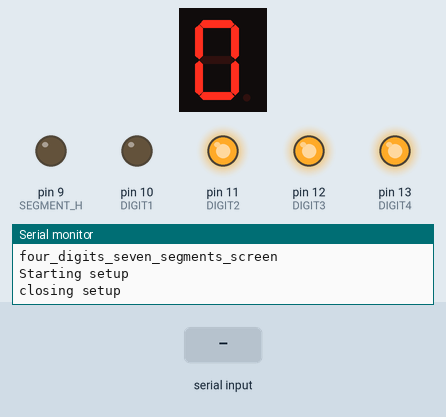
Simulated run of this sketch. Board: Arduino Uno, built with avr-gcc and run on an emulated ATmega328P. Parts: 1-digit seven-segment display, output pins drawn as LEDs (lit = HIGH), the last lines printed to the serial monitor. Wiring (inferred from the names in the program): 1-digit 7-segment display, segments lit when HIGH: segments pin 2, pin 3, pin 4, pin 5, pin 6, pin 7, pin 8. Inputs (shaded band) come from the test bench. The segment pins are drawn as the display they are named for; pins used as bus, display or sensor lines are not drawn.

Above: at 0.1 s.
At 1.2 s:
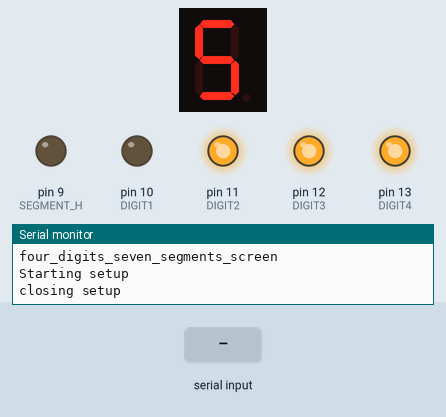
1.3 s: "ON" received over Serial
4.3 s: "OFF" received over Serial
At 6.3 s:
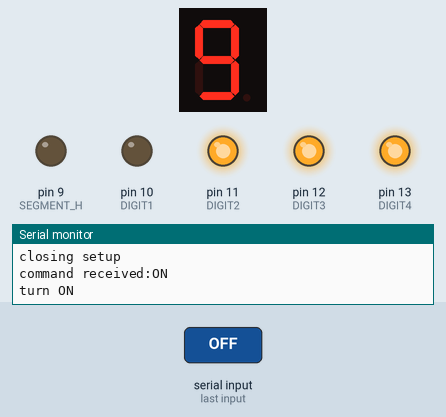
7.3 s: "1" received over Serial
Timing chart, 0 to 10.3 s (numbered marks = the images above; inputs shaded):
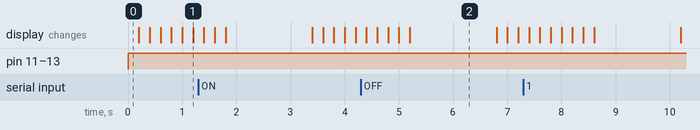

The sketch:

four_digits_seven_segments_screen.ino
```cpp
#define DIGIT1 10
#define DIGIT2 11
#define DIGIT3 12
#define DIGIT4 13
#define SEGMENT_A 2
#define SEGMENT_B 3
#define SEGMENT_C 4
#define SEGMENT_D 5
#define SEGMENT_E 6
#define SEGMENT_F 7
#define SEGMENT_G 8
#define SEGMENT_H 9

#define DELAY 200

/*  _       A
 * |_|    F G B
 * |_|.   E D C H
*/


void setup() {
  Serial.begin(9600);
  Serial.println("four_digits_seven_segments_screen");
  Serial.println("Starting setup");

  pinMode(DIGIT1, OUTPUT);
  pinMode(DIGIT2, OUTPUT);
  pinMode(DIGIT3, OUTPUT);
  pinMode(DIGIT4, OUTPUT);
  pinMode(SEGMENT_A, OUTPUT);
  pinMode(SEGMENT_B, OUTPUT);
  pinMode(SEGMENT_C, OUTPUT);
  pinMode(SEGMENT_D, OUTPUT);
  pinMode(SEGMENT_E, OUTPUT);
  pinMode(SEGMENT_F, OUTPUT);
  pinMode(SEGMENT_G, OUTPUT);
  pinMode(SEGMENT_H, OUTPUT);

  Serial.println("closing setup");
}

int positions[] = {DIGIT1,DIGIT2,DIGIT3,DIGIT4};
int positionsLength = 4;

int digits[10][8] = {
  //A   B    C    D    E    F    G   H
  {HIGH,HIGH,HIGH,HIGH,HIGH,HIGH,LOW ,LOW }, // 0
  {LOW ,HIGH,HIGH,LOW ,LOW ,LOW ,LOW ,LOW }, // 1
  {HIGH,HIGH,LOW ,HIGH,HIGH,LOW ,HIGH, LOW}, // 2
  {HIGH,HIGH,HIGH,HIGH,LOW ,LOW ,HIGH,LOW }, // 3
  {LOW ,HIGH,HIGH,LOW ,LOW ,HIGH,HIGH ,LOW}, // 4
  {HIGH,LOW ,HIGH,HIGH,LOW ,HIGH,HIGH,LOW }, // 5
  {HIGH,LOW ,HIGH,HIGH,HIGH,HIGH,HIGH,LOW }, // 6
  {HIGH,HIGH,HIGH,LOW ,LOW ,LOW ,LOW ,LOW }, // 7
  {HIGH,HIGH,HIGH,HIGH,HIGH,HIGH,HIGH,LOW }, // 8
  {HIGH,HIGH,HIGH,HIGH,LOW ,HIGH,HIGH,LOW } // 9
  };
int digitsLength = 10;

int segments[8] = {SEGMENT_A,SEGMENT_B,SEGMENT_C,SEGMENT_D,SEGMENT_E,SEGMENT_F,SEGMENT_G,SEGMENT_H};
int segmentsLenght = 8;

void setDigit(int position,int value)
{
  int positionToSet = position -1;
  for (int positionIndex = 0; positionIndex < positionsLength; positionIndex++)
  {
    digitalWrite(positions[positionIndex],positionIndex == positionToSet ? LOW : HIGH);
  }
  setValue(value);
}

void setValue(int value)
{
  for(int segmentIndex = 0; segmentIndex < segmentsLenght; segmentIndex++)
  {
    int segmentLevel = digits[value][segmentIndex];
    digitalWrite(segments[segmentIndex],segmentLevel);
  }
}

void loop() {
  if (Serial.available() )
  {
    String command = Serial.readString();
    command.trim();
    Serial.print("command received:");
    Serial.println(command);
    if(command.equals("ON"))
    {
      Serial.println("turn ON");
    }
    else if(command.equals("OFF"))
    {
      Serial.println("turn OFF");
    }
  }
  else
  {

    for(int i = 0; i< 10; i++)
    {
      setDigit(1,i);
      delay(DELAY);
    }


  }

  delay(DELAY);
}
```

Measured:
- what the display in image 2 shows lasts 1.6 s, from 5.2 s to 6.8 s
